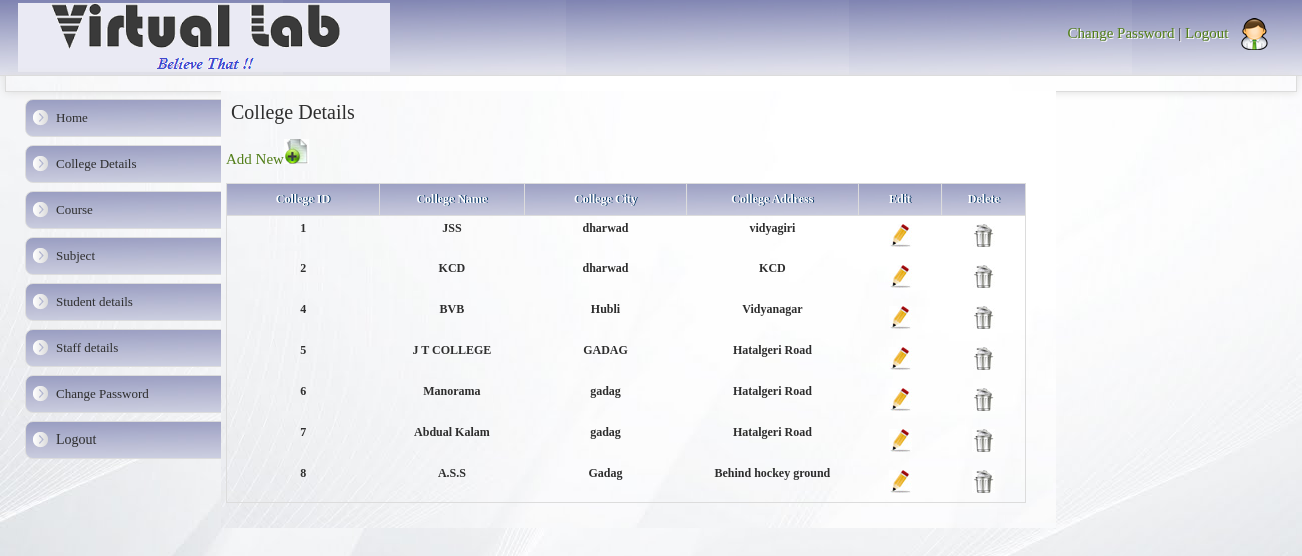
The app's page /login/admin/clg_view.php (signed in) with its own data.
### tables this page shows
CREATE TABLE IF NOT EXISTS `clg` (
  `clg_id` int(20) NOT NULL AUTO_INCREMENT,
  `clg_name` varchar(100) NOT NULL,
  `clg_city` varchar(50) NOT NULL,
  `clg_address` varchar(200) NOT NULL,
  PRIMARY KEY (`clg_id`)
);

### login/admin/clg_view.php (the view, shortened to what this page needs)
<?php include('metatags.php');  ?>
<?php include('header.php');  ?>
<?php include('menu.php');  ?>
		<div id="rightContent">
	<h3>College Details </h3>
	<p><a href="clg_form.php">Add New<img src="mos-css/img/addnew.jpeg"></a></p>
		<table class="table table-bordered data" id="sample_1" >
		  <tr class="data">
		  <thead>
    <th class="data" width="106">College ID</th>
    <th class="data" width="100">College Name</th>
    <th class="data" width="113">College City</th>
    <th class="data" width="120">College Address</th>
    <th class="data" width="54">Edit</th>
    <th class="data" width="54">Delete</th>
	</thead>
  </tr>
  <?php
  $cousql="select * from clg ";
  $coures=mysql_query($cousql);
  while($courow=mysql_fetch_array($coures))
  {
  ?>
  <tr>
    <td ><div align="center"><h4><?php echo $courow['clg_id'];?>
    </div></h4></td>
    <td><div align="center"><h4><?php echo $courow['clg_name'];?>
    </div></h4></td>
    <td><div align="center"><h4><?php echo $courow['clg_city'];?>
    </div></h4></td>
    <td><div align="center"><h4><?php echo $courow['clg_address'];?>
    </div></h4></td>
    <td><div align="center"><a href="clg_edit.php?clg_id=<?php echo $courow['clg_id'];?>"><img src="mos-css/img/edit.jpeg"></a></div></td>
    <td><div align="center"><a href="clg_delete.php?clg_id=<?php echo $courow['clg_id'];?>"><img src="mos-css/img/delete.jpeg"></a></div></td>
 </tr>
  <?php
  }
  ?>
</table>

### login/admin/mos-css/mos-style.css (style rules this page uses)
body { background: url(img/bg_kiri.jpg); margin: 0; padding: 0; font-family: Cursive; font-size: 15px; color: #2e2e2e; text-align: center; }
img { border: none; }
a { color: #527e19; text-decoration: none; }
table { border:none;font-size: 12px; width:auto; }
td { border:none; padding: 5px; }
table.data { border: 1px solid #dcdcdc; margin: 10px 0px 20px 0px; width: 97%; border-collapse: collapse;font-size: 12px; }
th.data { padding: 8px 4px 8px 4px;border: 1px solid #dcdcdc; background: url(img/green.jpg)repeat left center;text-shadow: 1px 0px #003362;color: #fff }
tr.data { background: #fff }
#rightContent { width: 825px; padding: 5px; float: right; border-left: 0px solid #dcdcdc; text-align: left; background: inherit; }
#rightContent h3 { font-size: 20px; font-weight: normal; padding: 0; margin: 5px; }

### records on screen
clg: clg_id "1", clg_name "JSS", clg_city "dharwad", clg_address "vidyagiri"
clg: clg_id "2", clg_name "KCD", clg_city "dharwad", clg_address "KCD"
clg: clg_id "4", clg_name "BVB", clg_city "Hubli", clg_address "Vidyanagar"
clg: clg_id "5", clg_name "J T COLLEGE", clg_city "GADAG", clg_address "Hatalgeri Road"
clg: clg_id "6", clg_name "Manorama", clg_city "gadag", clg_address "Hatalgeri Road"
clg: clg_id "7", clg_name "Abdual Kalam", clg_city "gadag", clg_address "Hatalgeri Road"
clg: clg_id "8", clg_name "A.S.S", clg_city "Gadag", clg_address "Behind hockey ground"
